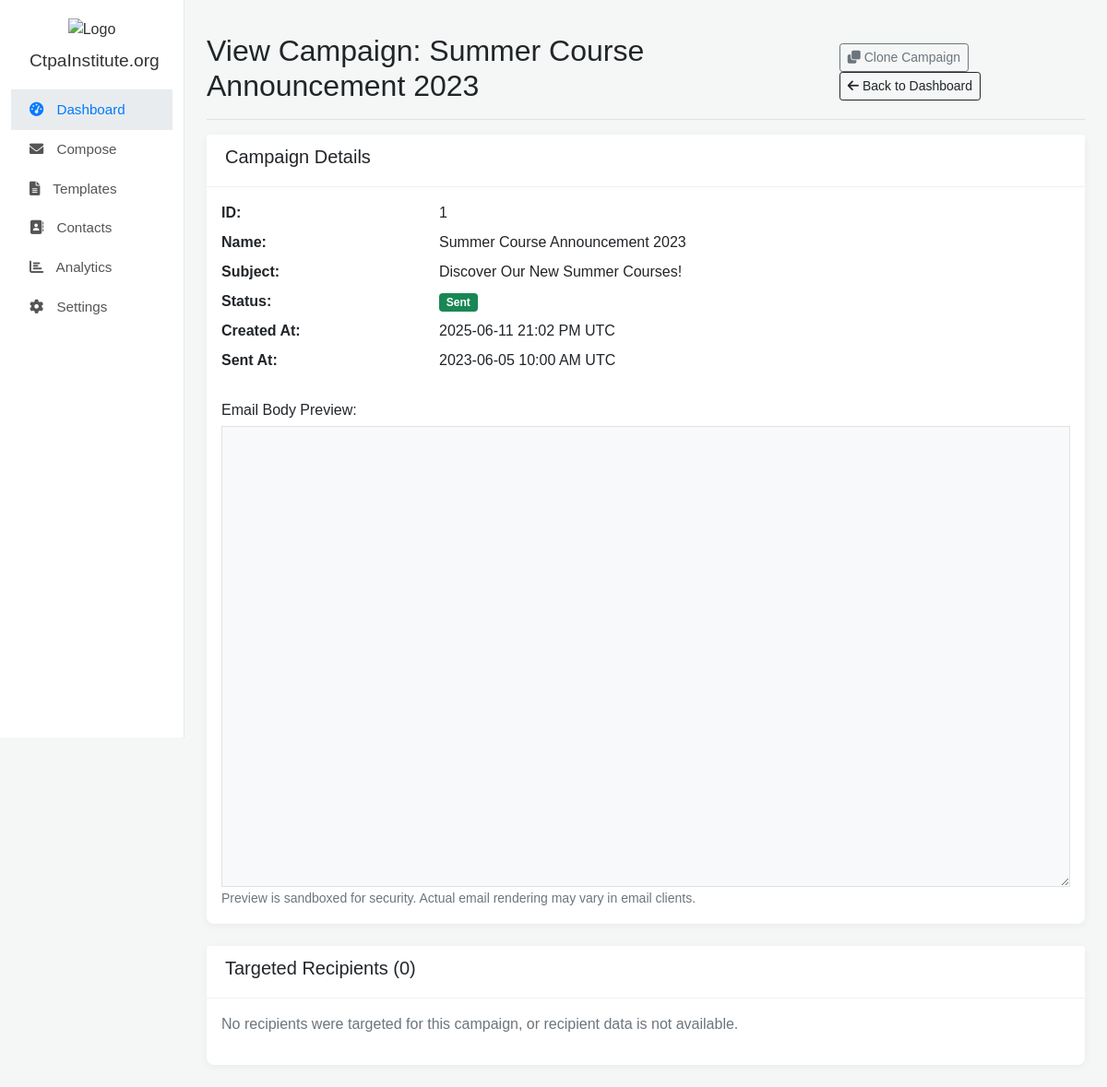
/campaign_view.php?id=1, run on the app's committed database.
### tables this page shows
CREATE TABLE IF NOT EXISTS campaigns (
    id INT AUTO_INCREMENT PRIMARY KEY,
    name VARCHAR(255) NOT NULL,
    subject VARCHAR(255),
    body_html TEXT,
    status VARCHAR(50) DEFAULT 'Draft',  
    created_at TIMESTAMP DEFAULT CURRENT_TIMESTAMP,
    scheduled_at TIMESTAMP NULL DEFAULT NULL,
    sent_at TIMESTAMP NULL DEFAULT NULL,
    total_recipients INT DEFAULT 0,
    successfully_sent INT DEFAULT 0,
    opens_count INT DEFAULT 0,
    clicks_count INT DEFAULT 0,
    bounces_count INT DEFAULT 0
);

### includes/compose_functions.php (called while the page is built, shortened)
<?php
if (!function_exists('get_campaign_by_id')) {
    function get_campaign_by_id($conn, $campaign_id) {
        global $conn;
        $sql = "SELECT id, name, subject, body_html, status, scheduled_at, created_at, sent_at FROM campaigns WHERE id = ?";
        $stmt = $conn->prepare($sql);
        $stmt->bind_param("i", $campaign_id);
        if ($stmt->execute()) {
            $result = $stmt->get_result();
            if ($result->num_rows === 1) {
                $campaign = $result->fetch_assoc();
                return $campaign;
            } else {
                $stmt->close();
                return null;
            }
        } else {
            error_log("Execute failed for get_campaign_by_id: (" . $stmt->errno . ") " . $stmt->error);
            $stmt->close();
            return null;
        }
    }
}
if (!function_exists('get_recipients_for_campaign')) {
    function get_recipients_for_campaign($conn, $campaign_id) {
        $recipients = [];
        global $conn;
        $sql = "SELECT cr.email_address, cr.status, cr.processed_at, c.first_name, c.last_name
                FROM campaign_recipients cr
                LEFT JOIN contacts c ON cr.contact_id = c.id
                WHERE cr.campaign_id = ?
                ORDER BY cr.email_address ASC";
        $stmt = $conn->prepare($sql);
        $stmt->bind_param("i", $campaign_id);
        if ($stmt->execute()) {
            $result = $stmt->get_result();
        } else {
            error_log("Execute failed for get_recipients_for_campaign: (" . $stmt->errno . ") " . $stmt->error);
            $stmt->close();
        }
        return $recipients;
    }
}
?>

### campaign_view.php (the view, shortened to what this page needs)
<?php
require_once __DIR__ . '/includes/functions.php';
require_once __DIR__ . '/includes/compose_functions.php';
global $conn;
$page_title = "View Campaign";
$campaign_data = null;
$error_message = '';
$campaign_id = null;
if (isset($_GET['id']) && is_numeric($_GET['id']) && $_GET['id'] > 0) {
    $campaign_id = (int)$_GET['id'];
    if (isset($conn) && $conn instanceof mysqli && $conn->ping()) {
        $campaign_data = get_campaign_by_id($conn, $campaign_id);
        if ($campaign_data) {
            $page_title = "View Campaign: " . htmlspecialchars($campaign_data['name']);
        } else {
            http_response_code(404);
            $error_message = "Campaign with ID " . htmlspecialchars($campaign_id) . " not found.";
            $page_title = "Campaign Not Found";
        }
    } else {
        http_response_code(500);
        $error_message = "Database connection error. Cannot retrieve campaign details.";
        $page_title = "Database Error";
    }
} else {
    http_response_code(400);
    $error_message = "No campaign ID provided or ID is invalid.";
    $page_title = "Invalid Request";
}
include __DIR__ . '/includes/header.php';
include __DIR__ . '/includes/sidebar.php';
$campaign_recipients_list = [];
if ($campaign_data) {
    $campaign_recipients_list = get_recipients_for_campaign($conn, $campaign_id);
}
?>
<main class="col-md-9 ms-sm-auto col-lg-10 px-md-4">
    <div class="d-flex justify-content-between flex-wrap flex-md-nowrap align-items-center pt-3 pb-2 mb-3 border-bottom">
        <h1 class="h2"><?php echo htmlspecialchars($page_title); ?></h1>
        <?php if ($campaign_data): ?>
            <div class="btn-toolbar mb-2 mb-md-0">
                <?php if (in_array(strtolower($campaign_data['status']), ['draft', 'scheduled'])): ?>
                    <a href="compose.php?edit_campaign_id=<?php echo htmlspecialchars($campaign_data['id']); ?>" class="btn btn-sm btn-outline-primary me-2">
                        <i class="fas fa-edit"></i> Edit Campaign
                    </a>
                <?php else: ?>
                    <a href="compose.php?clone_campaign_id=<?php echo htmlspecialchars($campaign_data['id']); ?>" class="btn btn-sm btn-outline-secondary me-2">
                        <i class="fas fa-clone"></i> Clone Campaign
                    </a>
                <?php endif; ?>
                <a href="dashboard.php" class="btn btn-sm btn-outline-dark">
                    <i class="fas fa-arrow-left"></i> Back to Dashboard
                </a>
            </div>
        <?php endif; ?>
    </div>
    <?php if (!empty($error_message)): ?>
        <div class="alert alert-danger" role="alert">
            <?php echo htmlspecialchars($error_message); ?>
        </div>
    <?php elseif ($campaign_data): ?>
        <div class="card">
            <div class="card-header">
                <h5>Campaign Details</h5>
            </div>
            <div class="card-body">
                <dl class="row">
                    <dt class="col-sm-3">ID:</dt>
                    <dd class="col-sm-9"><?php echo htmlspecialchars($campaign_data['id']); ?></dd>
                    <dt class="col-sm-3">Name:</dt>
                    <dd class="col-sm-9"><?php echo htmlspecialchars($campaign_data['name']); ?></dd>
                    <dt class="col-sm-3">Subject:</dt>
                    <dd class="col-sm-9"><?php echo htmlspecialchars($campaign_data['subject']); ?></dd>
                    <dt class="col-sm-3">Status:</dt>
                    <dd class="col-sm-9">
                        <span class="badge bg-<?php
                            $status_class = 'secondary';
                            switch (strtolower($campaign_data['status'])) {
                                case 'sent': $status_class = 'success'; break;
                            }
                            echo $status_class;
                        ?>"><?php echo htmlspecialchars(ucfirst($campaign_data['status'])); ?></span>
                    </dd>
                    <?php if (!empty($campaign_data['created_at'])): ?>
                    <dt class="col-sm-3">Created At:</dt>
                    <dd class="col-sm-9"><?php echo htmlspecialchars(date("Y-m-d H:i A T", strtotime($campaign_data['created_at']))); ?></dd>
                    <?php endif; ?>
                    <?php if (!empty($campaign_data['sent_at'])): ?>
                    <dt class="col-sm-3">Sent At:</dt>
                    <dd class="col-sm-9"><?php echo htmlspecialchars(date("Y-m-d H:i A T", strtotime($campaign_data['sent_at']))); ?></dd>
                    <?php endif; ?>
                </dl>
                <h6 class="mt-4">Email Body Preview:</h6>
                <div class="email-body-preview-container border bg-light" style="height: 500px; resize: vertical; overflow: auto;">
                    <iframe
                        sandbox="" /* Enables all restrictions: no scripts, no forms, no popups, no same-origin access etc. */
                        srcdoc="<?php echo htmlspecialchars($campaign_data['body_html']); ?>"
                        style="width: 100%; height: 100%; border: none;"
                        loading="lazy">
                        Your browser does not support iframes or it is disabled.
                    </iframe>
                </div>
                <small class="text-muted">Preview is sandboxed for security. Actual email rendering may vary in email clients.</small>
            </div>
        </div>
      <?php if ($campaign_data):  ?>
      <div class="card mt-4">
          <div class="card-header">
              <h5>Targeted Recipients (<?php echo count($campaign_recipients_list); ?>)</h5>
          </div>
          <div class="card-body">
              <?php if (!empty($campaign_recipients_list)): ?>
                  <div class="table-responsive">
                      <table class="table table-sm table-striped table-hover">
                          <thead>
                              <tr>
                                  <th>Name</th>
                                  <th>Email Address</th>
                                  <th>Status</th>
                                  <th>Processed At</th>
                              </tr>
                          </thead>
                          <tbody>
                              <?php foreach ($campaign_recipients_list as $recipient): ?>
                                  <tr>
                                      <td><?php echo htmlspecialchars(trim($recipient['first_name'] . ' ' . $recipient['last_name'])) ?: 'N/A'; ?></td>
                                      <td><?php echo htmlspecialchars($recipient['email_address']); ?></td>
                                      <td>
                                          <span class="badge bg-<?php
                                              $rec_status_class = 'secondary';
                                              switch (strtolower($recipient['status'])) {
                                                  case 'sim_sent': $rec_status_class = 'success'; break;
                                                  case 'targeted': $rec_status_class = 'info'; break;
                                                  case 'sim_failed': $rec_status_class = 'danger'; break;
                                              }
                                              echo $rec_status_class;
                                          ?>"><?php echo htmlspecialchars(ucfirst(str_replace('_', ' ', $recipient['status']))); ?></span>
                                      </td>
                                      <td>
                                          <?php echo !empty($recipient['processed_at']) ? htmlspecialchars(date("Y-m-d H:i A", strtotime($recipient['processed_at']))) : 'N/A'; ?>
                                      </td>
                                  </tr>
                              <?php endforeach; ?>
                          </tbody>
                      </table>
                  </div>
              <?php else: ?>
                  <p class="text-muted">No recipients were targeted for this campaign, or recipient data is not available.</p>
              <?php endif; ?>
          </div>
      </div>
      <?php endif;  ?>
    <?php else:
        ?>
        <div class="alert alert-info" role="alert">
            No campaign data to display. This might be due to an earlier error or an empty campaign.
        </div>
    <?php endif; ?>
</main>
    </div>
</div>
</body>
</html>

### public/css/styles.css (style rules this page uses)
body { font-family: 'Arial', sans-serif; background-color: #f4f7f6; }
main { padding-top: 20px; }
.card { border-radius: 8px; box-shadow: 0 2px 10px rgba(0,0,0,0.05); border: none; margin-bottom: 1.5rem; }
.card-header { background-color: #fff; border-bottom: 1px solid #f0f0f0; font-weight: bold; padding: 0.75rem 1.25rem; }

### data on the page
campaigns: name "View Campaign: Summer Course Announcement 2023", id "1", name "Summer Course Announcement 2023", subject "Discover Our New Summer Courses!", status "Sent", created_at "2025-06-11 21:02 PM UTC", sent_at "2023-06-05 10:00 AM UTC"

### other printed values
$display_company_name "CtpaInstitute.org"
count($campaign_recipients_list) "0"
